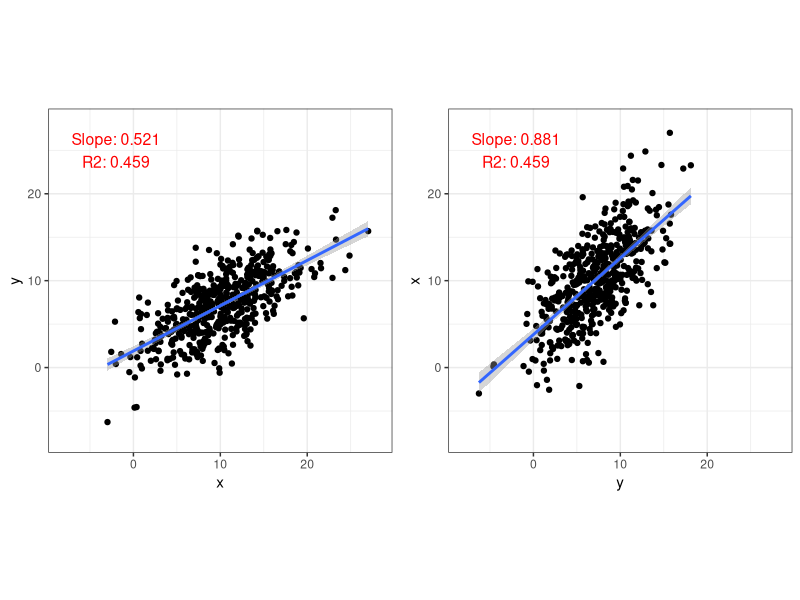

Recreate this plot in R.
## ---- chunk 1
list.of.packages <- c("ggplot2", "gridExtra")
new.packages <- list.of.packages[!(list.of.packages %in% installed.packages()[,"Package"])]
if(length(new.packages)) install.packages(new.packages)

library(ggplot2)
library(gridExtra)
## ---- chunk 2
set.seed(139)
n <- 500
beta_0 <- 2
beta_1 <- 0.5
x <- rnorm(n, 10, 5)
y <- beta_0 + beta_1 * x + rnorm(n, 0, 3)
lm1 <- summary(lm(y ~ x))
plot1 <- ggplot(data.frame(x, y), aes(x=x, y=y)) + 
  geom_point() + 
  geom_smooth(method = 'lm', formula = 'y ~ x') + 
  theme_bw() + 
  annotate(
    "text", label = paste0("Slope: ", round(lm1$coefficients[2,1], 3), "\nR2: ", round(lm1$r.squared, 3)),
    x = -2, y = 25, size = 4, colour = "red"
  ) + 
  coord_equal() + 
  xlim(-8, 28) + 
  ylim(-8, 28)

lm2 <- summary(lm(x ~ y))
plot2 <- ggplot(data.frame(x, y), aes(x=y, y=x)) + 
  geom_point() + 
  geom_smooth(method = 'lm', formula = 'y ~ x') + 
  theme_bw() + 
  xlab("y") + 
  ylab("x") +
  annotate(
    "text", label = paste0("Slope: ", round(lm2$coefficients[2,1], 3), "\nR2: ", round(lm2$r.squared, 3)),
    x = -2, y = 25, size = 4, colour = "red"
  ) + 
  coord_equal() + 
  xlim(-8, 28) + 
  ylim(-8, 28)

grid.arrange(plot1, plot2, ncol=2)
## ---- chunk 3
# Read in the data
countries <- read.csv("data/country_stats.csv", check.names = F)
## ---- chunk 4
countries_2010 <- countries[countries$Year == 2010,]
summary(lm(`Life expectancy at birth for females (years)` ~ log2(`GDP per capita (US dollars)`), countries_2010))
## ---- chunk 5
countries <- read.csv("data/country_stats.csv", check.names = F)
countries_2010 <- countries[countries$Year == 2010,]

# Show n
sum(!is.na(countries_2010$`GDP per capita (US dollars)`) & !is.na(countries_2010$`Emissions per capita (metric tons of carbon dioxide)`))

# Display model
lm1 <- summary(lm(`Emissions per capita (metric tons of carbon dioxide)` ~ log2(`GDP per capita (US dollars)`), countries_2010))
## ---- chunk 6
# Intercept
2 * pt(abs(lm1$coefficients[1,3]), df = 139, lower.tail = F)

# log GDP per capita coefficient
2 * pt(lm1$coefficients[2,3], df = 139, lower.tail = F)
## ---- chunk 7
qt(0.975, 139)
## ---- chunk 8
pf(lm1$fstatistic[1], 1, 139, lower.tail = F)
## ---- chunk 9
# Show n
# sum(!is.na(countries_2010$`GDP per capita (US dollars)`) & !is.na(countries_2010$`Emissions per capita (metric tons of carbon dioxide)`))

# Display model
summary(lm(`Emissions per capita (metric tons of carbon dioxide)` ~ log2(`GDP per capita (US dollars)`), countries_2010))
